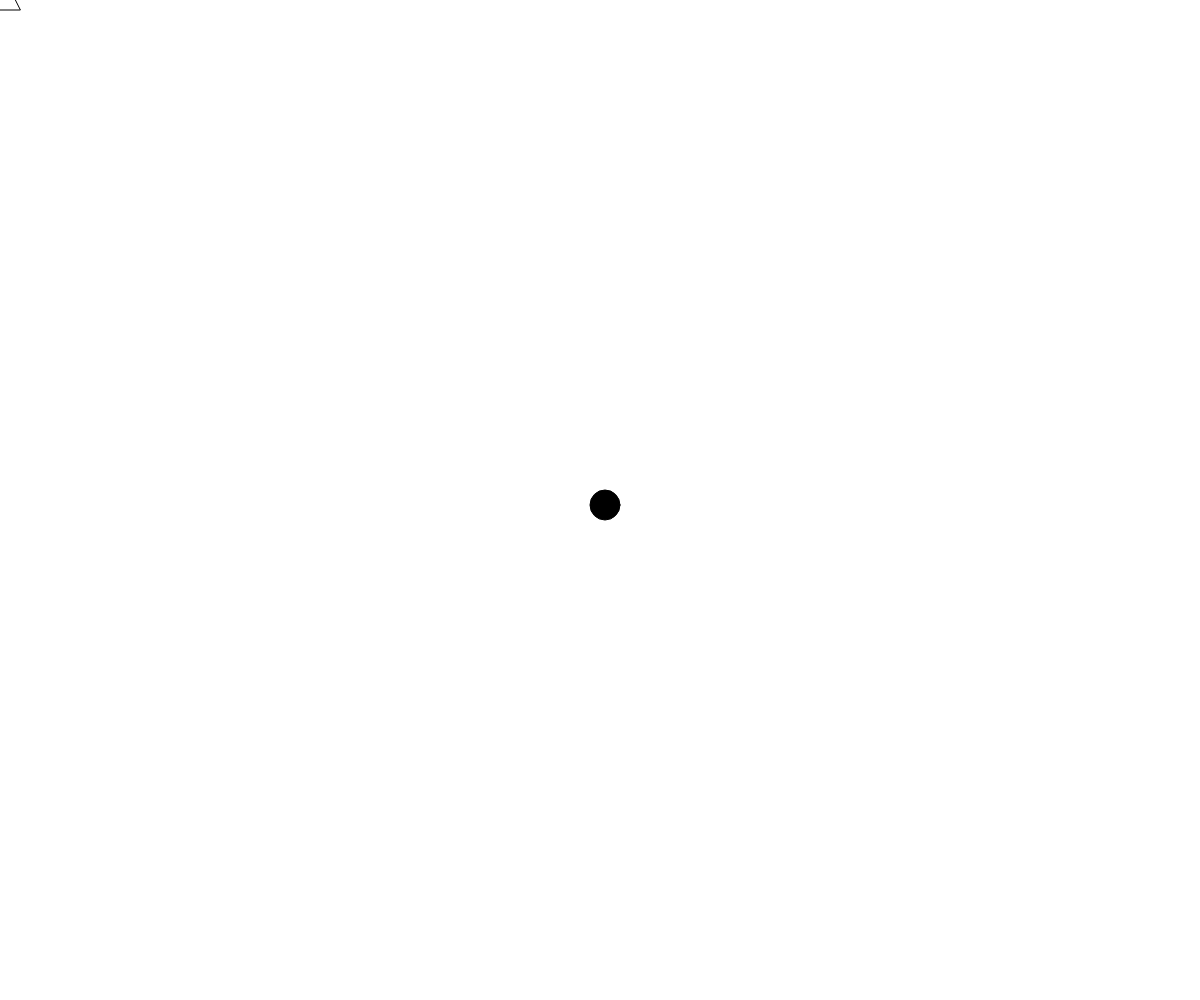
Frame 1 (no input)
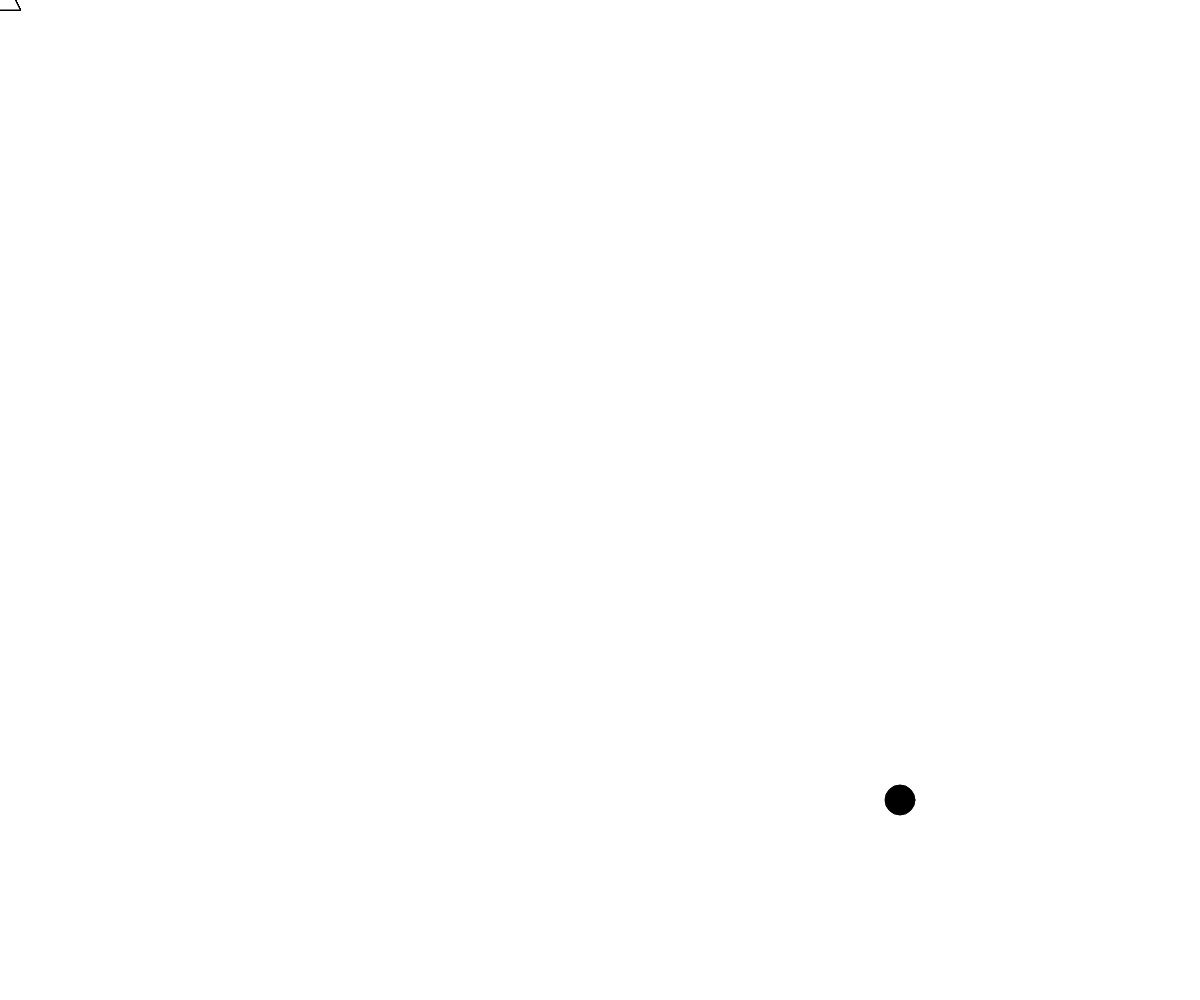
Frame 60 (no input)
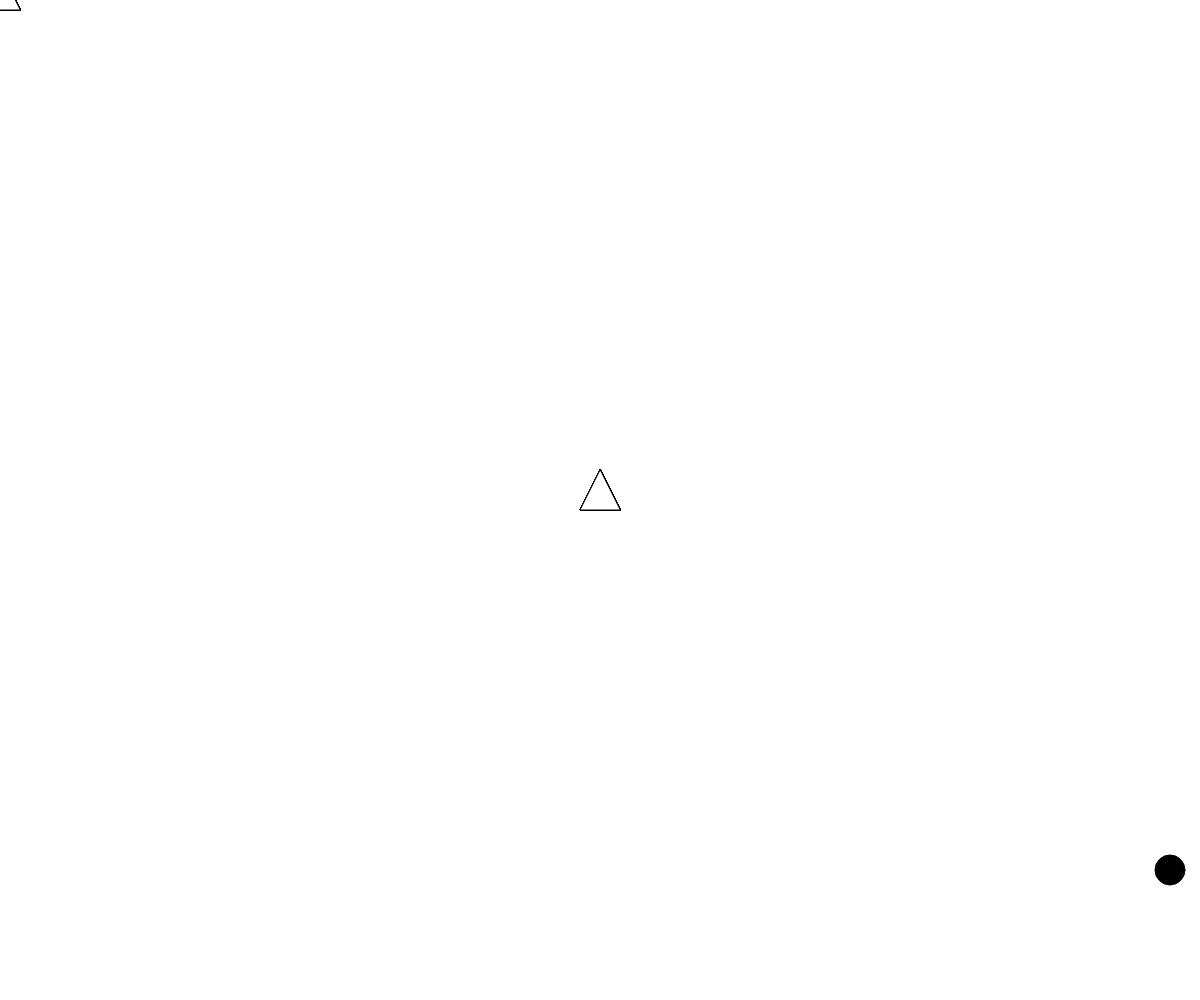
Frame 120 (the mouse pressed at the canvas centre since frame 60)

The p5.js sketch that drew these frames (run headless with seeded random() and noise() and a simulated clock; from frame 60 on, the mouse is pressed at the canvas centre):

// p5.js sketch
// ── sketch.js
// Project Title
// Your Name
// Date
//
// Extra for Experts:
// - describe what you did to take this project "above and beyond"

let ballx;
let bally;
let ballsize = 30;
let xspeed = 5;
let yspeed = 5;
let overlay;
let colorA;
let colorB;

function keypressed(){
  if(key==="a"){
    fill(colorA);
  }
  if (key==="b"){
    fill(colorB);
  }
}


function setup() {
  createCanvas(windowWidth, windowHeight);
  ballx = width/2;
  bally = height/2;
  colorA = color(128,20,190);
  colorB = color("blue");
  overlay = createGraphics(width,height);
}

function draw() {
  background(255);
  moveball();
  mousetriangle();
}

function moveball(){
  ballx+=xspeed;
  bally+=yspeed;
  if (ballx+ballsize/2 >= width || ballx-ballsize/2 <=0){
    xspeed =xspeed*-1;
  }
  if (bally+ballsize/2 >= height || bally-ballsize/2 <=0){
    yspeed =yspeed*-1;
  }
  fill(0);
  circle(ballx,bally,ballsize);
}

function mousetriangle(){
  fill(0);
  overlay.triangle(mouseX,mouseY-30,mouseX-20,mouseY+10,mouseX+20,mouseY+10);
  image(overlay,0,0);
}
